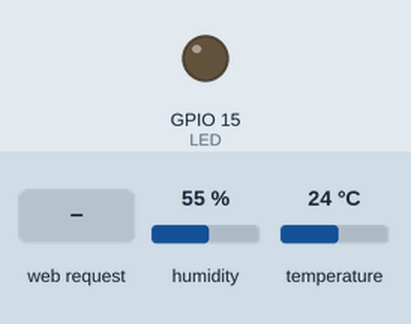
This sketch was run on a simulated ESP8266 (NodeMCU). Parts: output pins drawn as LEDs (lit = HIGH). Inputs (shaded band) come from the test bench; at power-on: humidity 55 %, temperature 24 °C. WiFi joins after 1.5 s; servers stay silent unless stated; what the sketch prints to the serial monitor is not drawn.

Above: at 2.7 s.
2.8 s: HTTP request GET /LED received
At 3.9 s:
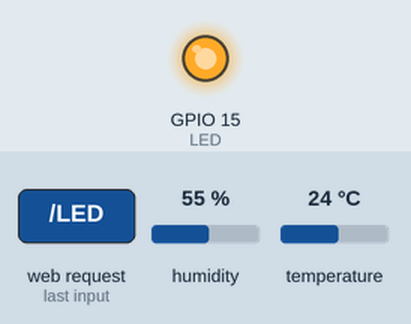
4.3 s: HTTP request GET /DHT received
Timing chart, 0 to 7.3 s (numbered marks = the images above; inputs shaded):
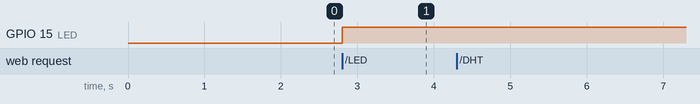

Measured:
- after the input at 2.8 s, GPIO 15 (LED): LOW → HIGH at once
- after the input at 4.3 s, every drawn part: stays the same

The sketch:

basicServer2.ino
```cpp
//Basic Server

//1. Connect to Network (Soft-AP , home AP )
//2. Handles information exchange (Server library)
//3. Client can connect
//4. Information (DHT)
//5. Control (LED)
//6. HTML Page (if we want a web Graphical User Interface /GUI)

#include <ESP8266WiFi.h>
#include <ESP8266WebServer.h>
#include <DHT.h>
#include "index_page.h"


#define WIFI_SSID "PAPNET"
#define WIFI_PASS "paperno.net"

#define LED 15
#define DHT_PIN 5
#define DHTTYPE DHT22

//  Leavea param blank for port 80 and enter a num for some other port
ESP8266WebServer server(80);

DHT dht(DHT_PIN, DHTTYPE);

void connectWifi() {
  // Begin takes some time
  WiFi.begin(WIFI_SSID, WIFI_PASS);
  Serial.print("Connecting to ");
  Serial.println(WiFi.SSID());
  while (WiFi.status() != WL_CONNECTED) {
    delay(500);
    Serial.print(".");
  }
  Serial.println("Connected.");
}

void rootHandle() {
  //    server.send(<HTTP Response Code>,<Data Type>,<Data>);
  server.send(200, "text/html", index_ESP);
}

void LEDHandle() {
  digitalWrite(LED, !digitalRead(LED)); // Active Low Toggle
  server.send(204, "");
}

void DHTHandle() {
  float temp = dht.readTemperature();
  float hum = dht.readHumidity();
  String dhtstr = "Temperature :" + String(temp) + " celcius \nHumidity " + String(hum) + "%";
  Serial.println(dhtstr);
  server.send(200 , "text/plain" , dhtstr);
}

void setup() {
  // put your setup code here, to run once:
  Serial.begin(9600);
  Serial.println();

  dht.begin();

  connectWifi();

  Serial.println(WiFi.localIP());


  Serial.println("Starting Server");

  // server.on (<"URL/Function">,<Function Pointer>)
  //  Links an address to a function
  server.on("/", rootHandle);
#ifdef LED
  pinMode(LED, OUTPUT);
  server.on("/LED", LEDHandle);
#endif
  server.on("/DHT", DHTHandle);

  //  Server start
  server.begin();
  Serial.println("Server Started");
}

void loop() {
  //  Client Listener
  server.handleClient();
}
```

index_page.h
```cpp
const char index_ESP[] PROGMEM= { R"delimiter(
  <html>
  <head>
    <title>
      ESP8266 Server
    </title>
    <style>
      html {
          background: url("https://c0.wallpaperflare.com/preview/729/634/463/abstract-backdrop-background-bright.jpg") no-repeat center center fixed;
          -webkit-background-size: cover;
          -moz-background-size: cover;
          -o-background-size: cover;
          background-size: cover;
}
    </style>
  </head>
  <body>
    <h1> ESP8266 Server</h1>
    <br>
    <a href = "http://10.7.206.182/LED"> 1.LED </a>
    <br>
    <a href = "http://10.7.206.182/DHT"> 2.DHT </a>
  </body>
</html>)delimiter"};
```
